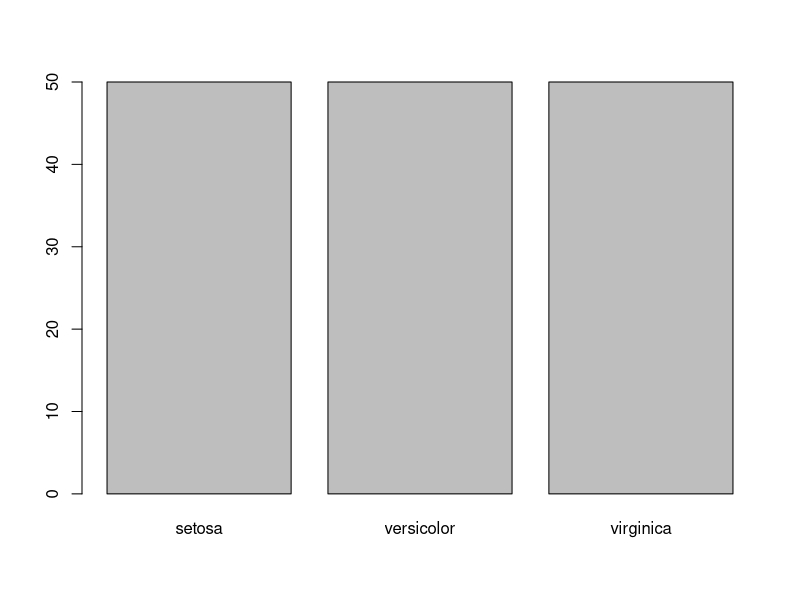
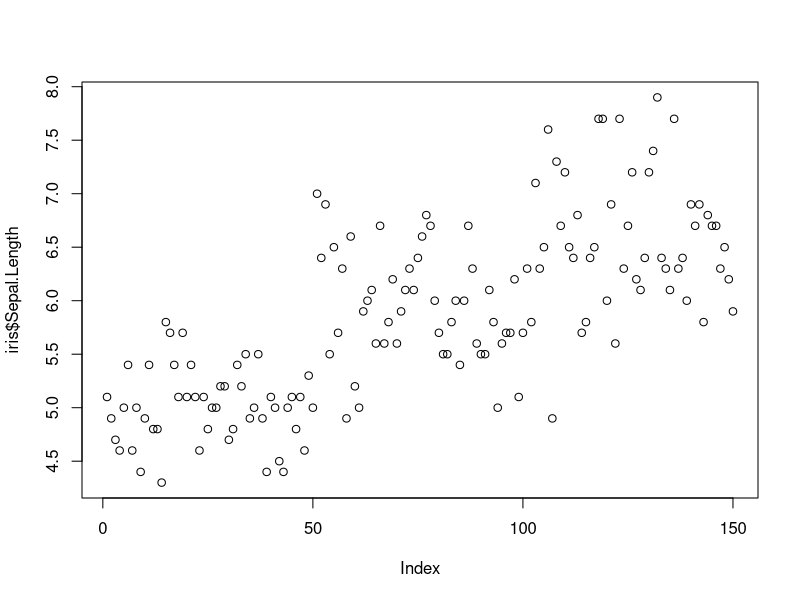
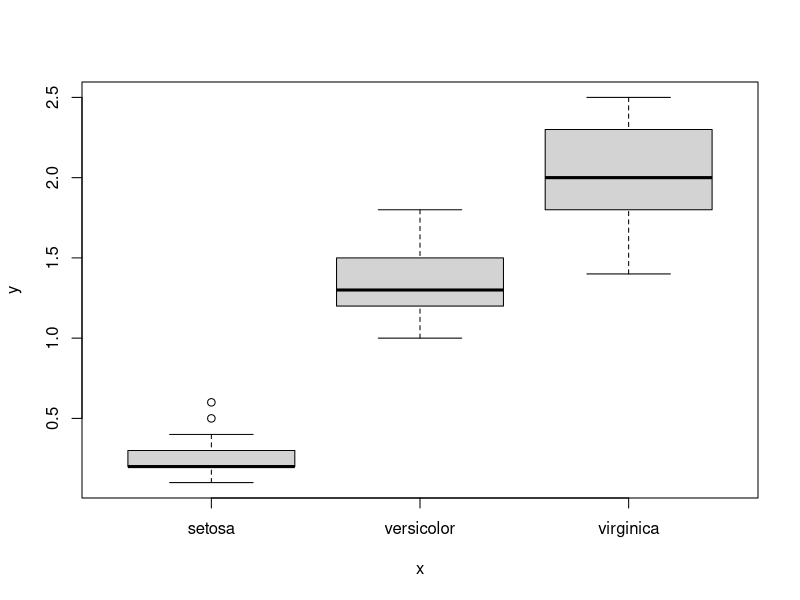
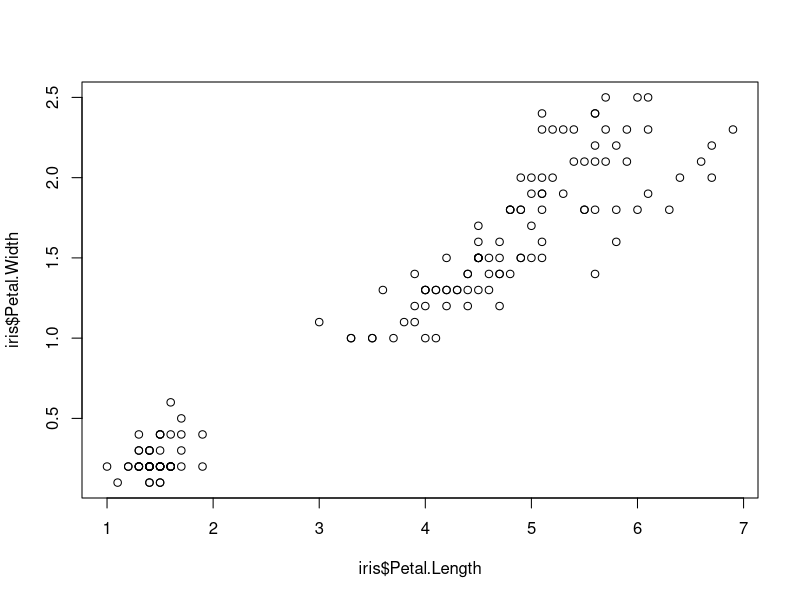
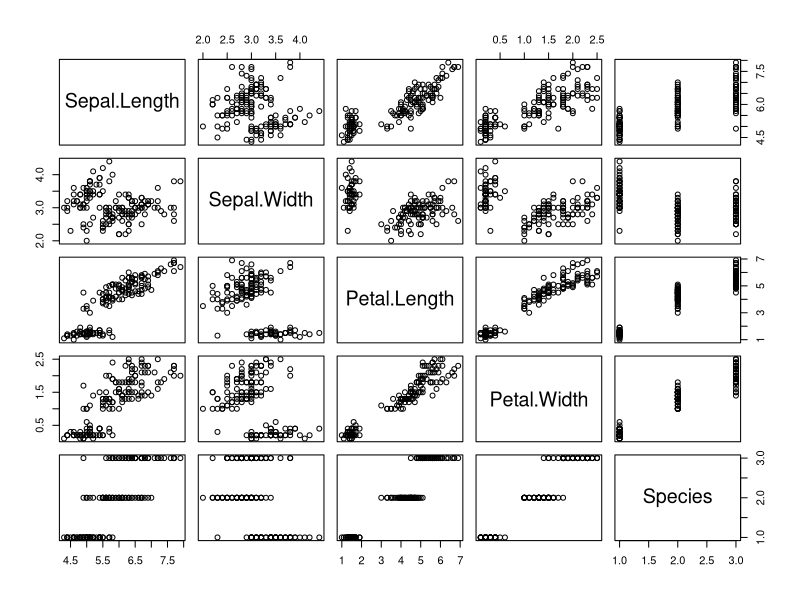
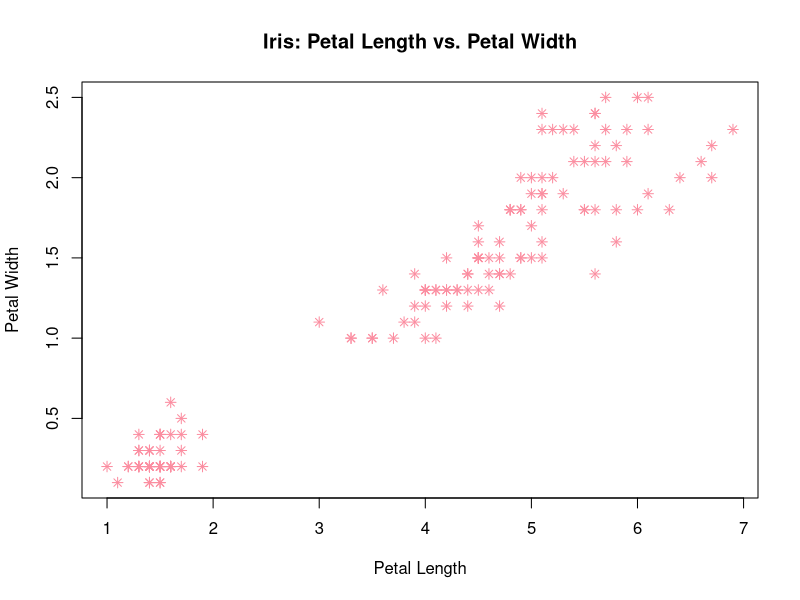
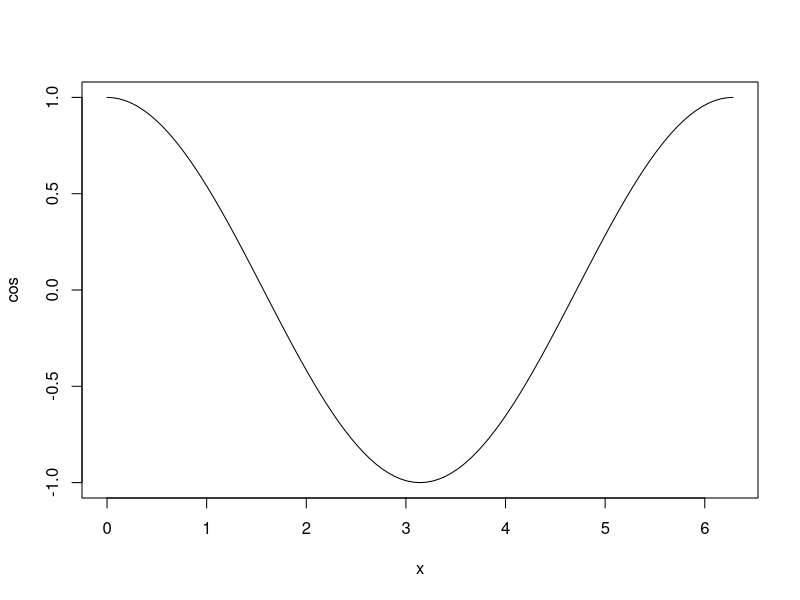
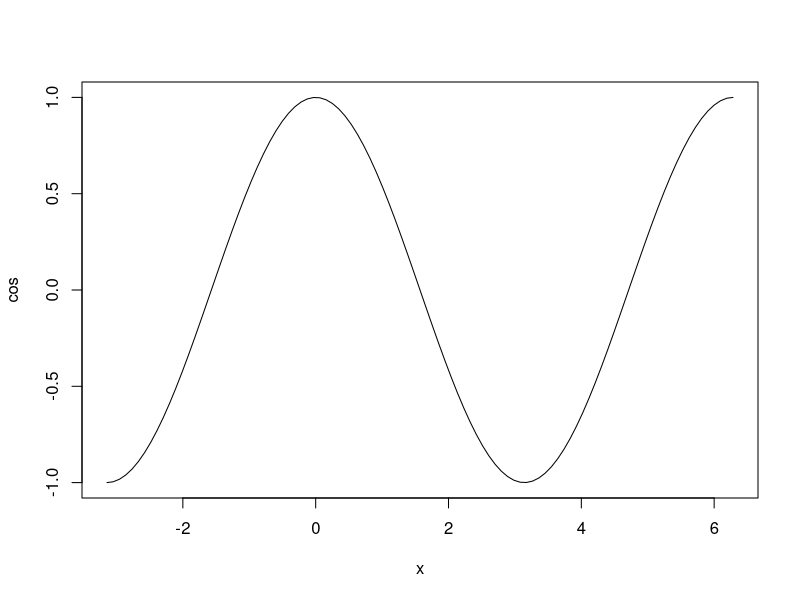

These figures' R source, in order:
## ---- chunk 1
library(datasets)  # Load/unload base packages manually
## ---- chunk 2
head(iris) 
## ---- chunk 3

plot(iris$Species) #Categorical variable

## ---- chunk 4
 
plot(iris$Sepal.Length) # Quantitative variable

## ---- chunk 5

plot(iris$Species, iris$Petal.Width)  # Categorical x Quantitative

## ---- chunk 6
plot(iris$Petal.Length, iris$Petal.Width)  # Quant pair
## ---- chunk 7
plot(iris)  # Entire data frame
## ---- chunk 8
# Plot with options
plot(iris$Petal.Length, iris$Petal.Width,
  col = "#FB8DA0",  # Hex code for datalab.cc pink
  pch = 8,       # Use star for points
  main = "Iris: Petal Length vs. Petal Width",
  xlab = "Petal Length",
  ylab = "Petal Width")

## ---- chunk 9

plot(cos, 0, 2*pi)

## ---- chunk 10
plot(cos, -pi, 2*pi) 
## ---- chunk 11
plot(exp, 1, 5)
## ---- chunk 12

plot(dnorm, -3, +3)

## ---- chunk 13

# Formula plot with options
plot(dnorm, -3, +3,
  col = "#FB8DA0",
  lwd = 5,
  main = "Standard Normal Distribution",
  xlab = "z-scores",
  ylab = "Density")

## ---- chunk 14

# Clear packages
detach("package:datasets", unload = TRUE)

## ---- chunk 15
# Clear console
cat("\014")  # ctrl+L
